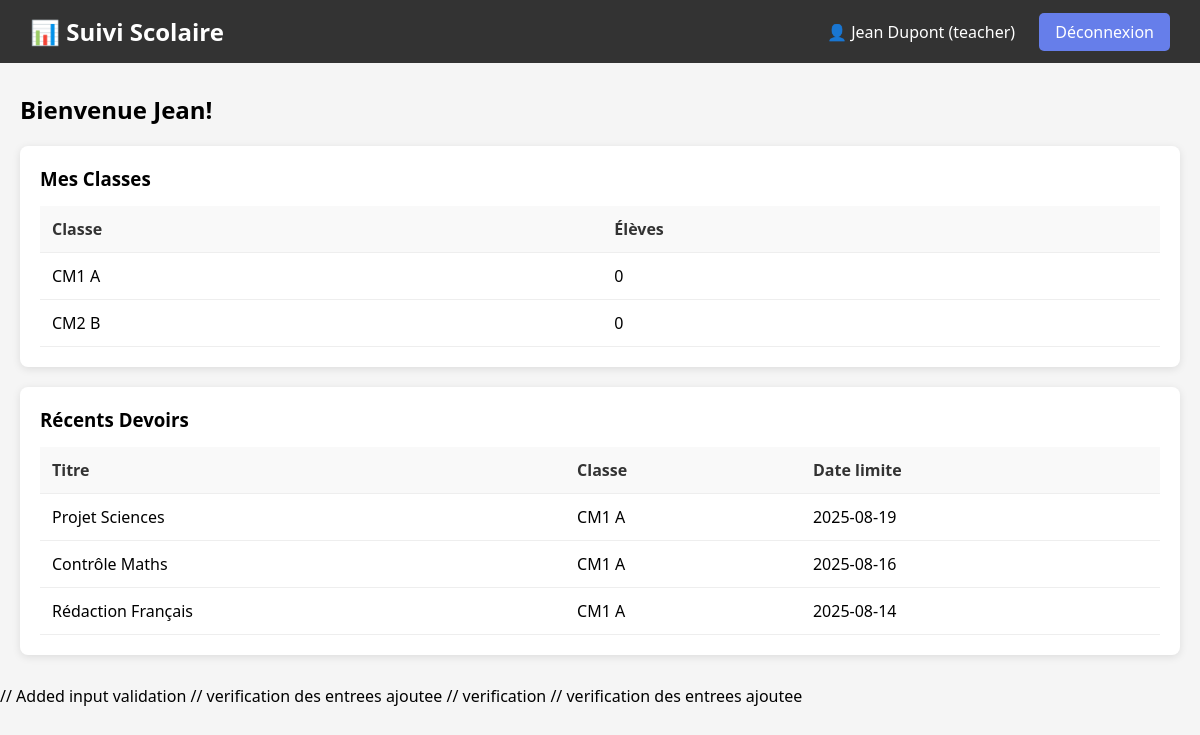
The app's page /dashboard.php (signed in) with its own data.
### tables this page shows
CREATE TABLE users (
    id INT PRIMARY KEY AUTO_INCREMENT,
    email VARCHAR(120) UNIQUE NOT NULL,
    password VARCHAR(255) NOT NULL,
    role ENUM('admin', 'teacher', 'student', 'parent') NOT NULL,
    first_name VARCHAR(80) NOT NULL,
    last_name VARCHAR(80) NOT NULL,
    created_at TIMESTAMP DEFAULT CURRENT_TIMESTAMP
);

CREATE TABLE assignments (
    id INT PRIMARY KEY AUTO_INCREMENT,
    title VARCHAR(150) NOT NULL,
    description TEXT,
    class_id INT NOT NULL,
    subject_id INT,
    teacher_id INT,
    max_score DECIMAL(5,2) DEFAULT 20,
    due_date DATE,
    created_at TIMESTAMP DEFAULT CURRENT_TIMESTAMP,
    FOREIGN KEY (class_id) REFERENCES classes(id) ON DELETE CASCADE,
    FOREIGN KEY (subject_id) REFERENCES subjects(id) ON DELETE SET NULL,
    FOREIGN KEY (teacher_id) REFERENCES users(id) ON DELETE SET NULL
);

CREATE TABLE classes (
    id INT PRIMARY KEY AUTO_INCREMENT,
    name VARCHAR(50) NOT NULL,
    teacher_id INT,
    FOREIGN KEY (teacher_id) REFERENCES users(id) ON DELETE SET NULL
);

### config_new.php (called while the page is built, shortened)
<?php
$pdo = null;
function getPDO() {
    global $pdo;
    if ($pdo === null) {
        try {
            $pdo = new PDO(
                'mysql:host=' . DB_HOST . ';dbname=' . DB_NAME . ';charset=utf8mb4',
                DB_USER,
                DB_PASS,
                [PDO::ATTR_ERRMODE => PDO::ERRMODE_EXCEPTION]
            );
        } catch (PDOException $e) {
            die('Erreur BD: ' . $e->getMessage());
        }
    }
    return $pdo;
}
function getUser() {
    $pdo = getPDO();
    $stmt = $pdo->prepare('SELECT * FROM users WHERE id = ?');
    $stmt->execute([$_SESSION['user_id']]);
    return $stmt->fetch(PDO::FETCH_ASSOC);
}
function escape($str) {
    return htmlspecialchars($str, ENT_QUOTES, 'UTF-8');
}
function getAssignments($class_id = null) {
    $pdo = getPDO();
    if ($class_id) {
        $stmt = $pdo->prepare('
            SELECT a.id, a.title, s.name as subject, c.name as class, a.due_date
            FROM assignments a
            JOIN subjects s ON a.subject_id = s.id
            JOIN classes c ON a.class_id = c.id
            WHERE a.class_id = ?
            ORDER BY a.due_date DESC
        ');
        $stmt->execute([$class_id]);
    } else {
        $stmt = $pdo->query('
            SELECT a.id, a.title, s.name as subject, c.name as class, a.due_date
            FROM assignments a
            JOIN subjects s ON a.subject_id = s.id
            JOIN classes c ON a.class_id = c.id
            ORDER BY a.due_date DESC
        ');
    }
    return $stmt->fetchAll(PDO::FETCH_ASSOC);
}

### dashboard.php (the view, shortened to what this page needs)
<?php
require 'config_new.php';
$user = getUser();
?>
<!DOCTYPE html>
<html lang="fr">
<head>
</head>
<body>
    <div class="navbar">
        <h1>📊 Suivi Scolaire</h1>
        <div>
            <span style="margin-right: 20px;">👤 <?= escape($user['first_name'] . ' ' . $user['last_name']) ?> (<?= escape($user['role']) ?>)</span>
            <a href="logout.php">Déconnexion</a>
        </div>
    </div>
    <div class="container">
        <h2>Bienvenue <?= escape($user['first_name']) ?>!</h2>
        <?php if ($user['role'] === 'admin'): ?>
            <div class="grid">
                <div class="stat">
                    <div class="stat-number"><?php
                        $pdo = getPDO();
                        echo $pdo->query('SELECT COUNT(*) FROM students')->fetchColumn();
                    ?></div>
                    <div class="stat-label">Élèves</div>
                </div>
                <div class="stat">
                    <div class="stat-number"><?php
                        echo $pdo->query('SELECT COUNT(*) FROM teachers')->fetchColumn();
                    ?></div>
                    <div class="stat-label">Enseignants</div>
                </div>
                <div class="stat">
                    <div class="stat-number"><?php
                        echo $pdo->query('SELECT COUNT(*) FROM classes')->fetchColumn();
                    ?></div>
                    <div class="stat-label">Classes</div>
                </div>
                <div class="stat">
                    <div class="stat-number"><?php
                        echo $pdo->query('SELECT COUNT(*) FROM grades')->fetchColumn();
                    ?></div>
                    <div class="stat-label">Notes</div>
                </div>
            </div>
            <div class="card">
                <h3>Gestion</h3>
                <p>Panel d'administration en développement...</p>
                <ul style="margin-top: 15px;">
                    <li><a href="#">Gérer les utilisateurs</a></li>
                    <li><a href="#">Gérer les classes</a></li>
                    <li><a href="#">Gérer les matières</a></li>
                </ul>
            </div>
        <?php elseif ($user['role'] === 'teacher'): ?>
            <div class="card">
                <h3>Mes Classes</h3>
                <table>
                    <thead>
                        <tr><th>Classe</th><th>Élèves</th></tr>
                    </thead>
                    <tbody>
                        <?php
                        $pdo = getPDO();
                        $stmt = $pdo->query('
                            SELECT c.name, COUNT(s.id) as count
                            FROM classes c
                            LEFT JOIN students s ON c.id = s.class_id
                            GROUP BY c.id
                        ');
                        foreach ($stmt->fetchAll(PDO::FETCH_ASSOC) as $class):
                        ?>
                            <tr>
                                <td><?= escape($class['name']) ?></td>
                                <td><?= $class['count'] ?></td>
                            </tr>
                        <?php endforeach; ?>
                    </tbody>
                </table>
            </div>
            <div class="card">
                <h3>Récents Devoirs</h3>
                <table>
                    <thead>
                        <tr><th>Titre</th><th>Classe</th><th>Date limite</th></tr>
                    </thead>
                    <tbody>
                        <?php
                        $assignments = getAssignments();
                        foreach (array_slice($assignments, 0, 5) as $a):
                        ?>
                            <tr>
                                <td><?= escape($a['title']) ?></td>
                                <td><?= escape($a['class']) ?></td>
                                <td><?= $a['due_date'] ?></td>
                            </tr>
                        <?php endforeach; ?>
                    </tbody>
                </table>
            </div>
        <?php endif; ?>
    </div>
</body>
</html>

### dashboard.php (style rules this page uses)
* { margin: 0; padding: 0; box-sizing: border-box; }
body { font-family: 'Segoe UI', Tahoma, Geneva, Verdana, sans-serif; background: #f5f5f5; }
.navbar { background: #333; color: white; padding: 15px 30px; display: flex; justify-content: space-between; align-items: center; }
.navbar h1 { font-size: 24px; }
.navbar a { color: white; text-decoration: none; background: #667eea; padding: 8px 16px; border-radius: 5px; }
.container { max-width: 1200px; margin: 30px auto; padding: 0 20px; }
.card { background: white; padding: 20px; margin: 20px 0; border-radius: 8px; box-shadow: 0 2px 8px rgba(0,0,0,0.1); }
table { width: 100%; border-collapse: collapse; margin-top: 15px; }
th, td { padding: 12px; text-align: left; border-bottom: 1px solid #eee; }
th { background: #f9f9f9; font-weight: 600; color: #333; }

### records on screen
users: first_name+last_name "Jean Dupont", role "teacher", first_name "Jean"
assignments: title "Projet Sciences", class.name "CM1 A", due_date "2025-08-19"
assignments: title "Contrôle Maths", class.name "CM1 A", due_date "2025-08-16"
assignments: title "Rédaction Français", class.name "CM1 A", due_date "2025-08-14"

### other values on screen
$class['name'] "CM1 A"
$class['count'] "0"
$class['name'] "CM2 B"
